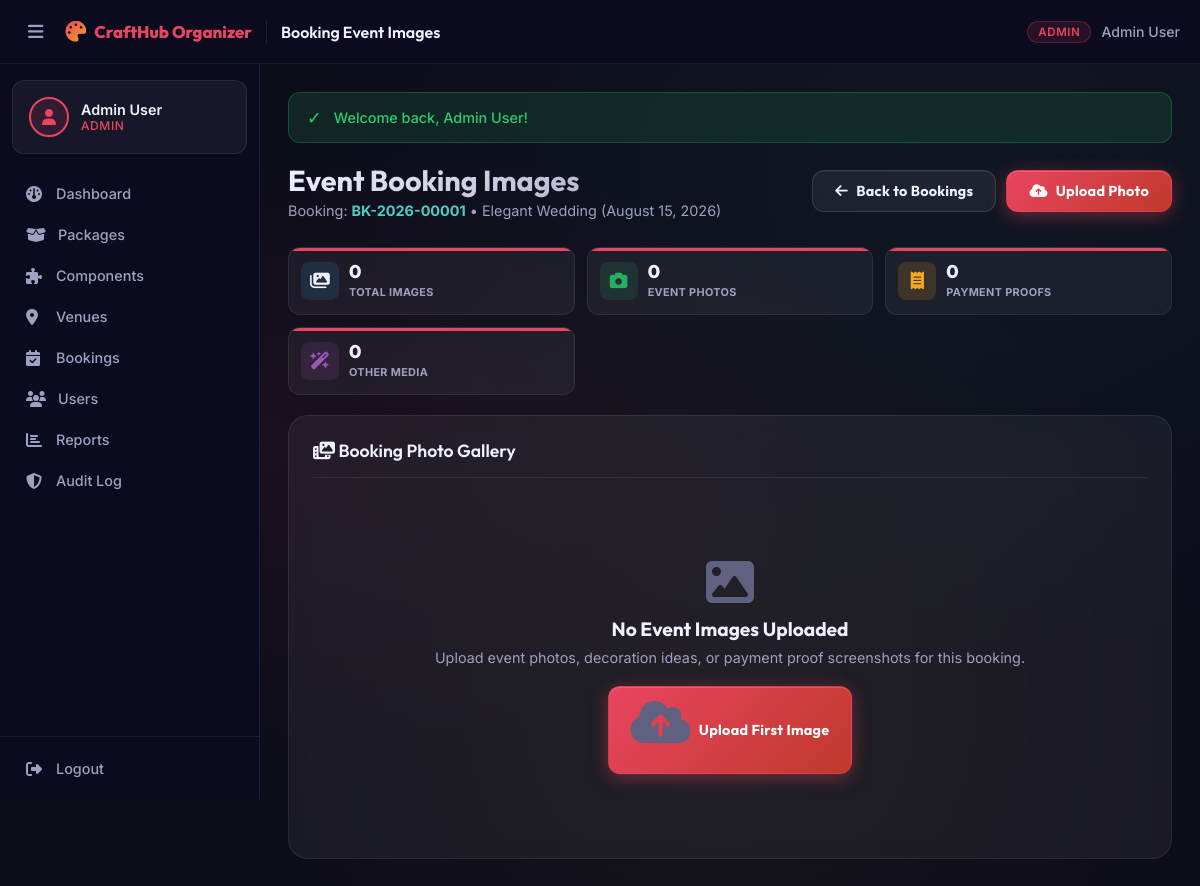
The app's page /booking_images.php?booking_id=1 (signed in) with its own data.
### tables this page shows
CREATE TABLE IF NOT EXISTS bookings (
    booking_id INT AUTO_INCREMENT PRIMARY KEY,
    booking_reference VARCHAR(50) UNIQUE,
    customer_id INT NOT NULL,
    package_id INT NOT NULL,
    venue_id INT NULL,
    event_date DATE NOT NULL,
    event_time TIME DEFAULT '09:00:00',
    event_type ENUM('Wedding','Birthday','Debut','Christening') NOT NULL DEFAULT 'Wedding',
    guest_count INT DEFAULT 1,
    total_amount DECIMAL(10,2) NOT NULL DEFAULT 0.00,
    amount_paid DECIMAL(10,2) NOT NULL DEFAULT 0.00,
    status ENUM('Pending','Confirmed','Paid','Completed','Cancelled') DEFAULT 'Pending',
    notes TEXT,
    created_at TIMESTAMP DEFAULT CURRENT_TIMESTAMP,
    FOREIGN KEY (customer_id) REFERENCES users(user_id) ON DELETE CASCADE,
    FOREIGN KEY (package_id) REFERENCES packages(package_id) ON DELETE CASCADE,
    FOREIGN KEY (venue_id) REFERENCES venues(venue_id) ON DELETE SET NULL
);

CREATE TABLE IF NOT EXISTS packages (
    package_id INT AUTO_INCREMENT PRIMARY KEY,
    package_name VARCHAR(100) NOT NULL,
    event_type ENUM('Wedding','Birthday','Debut','Christening') NOT NULL,
    base_price DECIMAL(10,2) NOT NULL,
    max_slots INT NOT NULL DEFAULT 5,                       
    description TEXT,
    status ENUM('active','inactive') DEFAULT 'active'
);

### includes/auth.php (called while the page is built, shortened)
<?php
function getCurrentUser(): ?array {
    $db   = getDB();
    $stmt = $db->prepare("SELECT *, user_id AS id, contact_no AS phone FROM users WHERE user_id = ? AND status = 'active'");
    $stmt->execute([$_SESSION['user_id']]);
    return $stmt->fetch() ?: null;
}

### includes/images.php (called while the page is built, shortened)
<?php
function getBookingImages(int $bookingId, bool $publicOnly = false): array {
    try {
        $db   = getDB();
        $sql  = "
            SELECT bi.*, u.name AS uploader_name, u.role AS uploader_role
            FROM booking_images bi
            LEFT JOIN users u ON bi.uploaded_by = u.user_id
            WHERE bi.booking_id = ?
        ";
        $sql .= " ORDER BY bi.uploaded_at DESC";
        $stmt = $db->prepare($sql);
        $stmt->execute([$bookingId]);
        return $stmt->fetchAll();
    } catch (PDOException $e) {
        return [];
    }
}

### booking_images.php (the view, shortened to what this page needs)
<?php
require_once __DIR__ . '/includes/header.php';
require_once __DIR__ . '/includes/images.php';
$user = getCurrentUser();
$db = getDB();
$bookingId = (int)($_GET['booking_id'] ?? 0);
$stmt = $db->prepare("
    SELECT b.*, b.booking_id AS id, p.package_name, v.venue_name, u.name AS customer_name, u.email AS customer_email
    FROM bookings b
    JOIN packages p ON b.package_id = p.package_id
    LEFT JOIN venues v ON b.venue_id = v.venue_id
    JOIN users u ON b.customer_id = u.user_id
    WHERE b.booking_id = ?
");
$stmt->execute([$bookingId]);
$booking = $stmt->fetch();
$isPublicOnly = ($user['role'] === 'customer');
$images = getBookingImages($bookingId, $isPublicOnly);
?>
<?php require_once __DIR__ . '/includes/navbar.php'; ?>
<div class="page-header">
    <div>
        <h1>Event Booking Images</h1>
        <p>
            Booking: <strong style="color:var(--accent-teal);"><?= htmlspecialchars(getBookingRef($booking)) ?></strong>
            • <?= htmlspecialchars($booking['package_name']) ?> (<?= formatDate($booking['event_date']) ?>)
        </p>
    </div>
    <div style="display:flex;gap:10px;">
        <?php if ($user['role'] === 'admin'): ?>
            <a href="<?= APP_URL ?>/admin/bookings.php" class="btn btn-secondary"><i class="fa-solid fa-arrow-left"></i> Back to Bookings</a>
        <?php elseif ($user['role'] === 'staff' || $user['role'] === 'cashier'): ?>
            <a href="<?= APP_URL ?>/staff/payments.php" class="btn btn-secondary"><i class="fa-solid fa-arrow-left"></i> Back to Payments</a>
        <?php else: ?>
            <a href="<?= APP_URL ?>/customer/bookings.php" class="btn btn-secondary"><i class="fa-solid fa-arrow-left"></i> Back to My Bookings</a>
        <?php endif; ?>
        <button class="btn btn-primary" data-modal="uploadImageModal">
            <i class="fa-solid fa-cloud-arrow-up"></i> Upload Photo
        </button>
    </div>
</div>
<div class="stats-grid" style="margin-bottom:20px;">
    <div class="stat-card">
        <div class="stat-icon" style="background:rgba(52,152,219,0.15);color:var(--accent-blue);"><i class="fa-solid fa-images"></i></div>
        <div class="stat-info">
            <div class="stat-value"><?= count($images) ?></div>
            <div class="stat-label">Total Images</div>
        </div>
    </div>
    <div class="stat-card">
        <div class="stat-icon" style="background:rgba(39,174,96,0.15);color:#27ae60;"><i class="fa-solid fa-camera"></i></div>
        <div class="stat-info">
            <div class="stat-value">
                <?= count(array_filter($images, fn($img) => $img['image_type'] === 'event_photo')) ?>
            </div>
            <div class="stat-label">Event Photos</div>
        </div>
    </div>
    <div class="stat-card">
        <div class="stat-icon" style="background:rgba(245,166,35,0.15);color:var(--accent-gold);"><i class="fa-solid fa-receipt"></i></div>
        <div class="stat-info">
            <div class="stat-value">
                <?= count(array_filter($images, fn($img) => $img['image_type'] === 'payment_proof')) ?>
            </div>
            <div class="stat-label">Payment Proofs</div>
        </div>
    </div>
    <div class="stat-card">
        <div class="stat-icon" style="background:rgba(155,89,182,0.15);color:var(--accent-purple);"><i class="fa-solid fa-wand-magic-sparkles"></i></div>
        <div class="stat-info">
            <div class="stat-value">
                <?= count(array_filter($images, fn($img) => in_array($img['image_type'], ['venue_photo','decoration_photo','contract','other']))) ?>
            </div>
            <div class="stat-label">Other Media</div>
        </div>
    </div>
</div>
<div class="card">
    <div class="card-header">
        <h2 class="card-title"><i class="fa-solid fa-photo-film"></i> Booking Photo Gallery</h2>
    </div>
    <?php if (empty($images)): ?>
        <div class="empty-state">
            <i class="fa-solid fa-image" style="font-size:3rem;color:var(--text-muted);margin-bottom:12px;"></i>
            <h3>No Event Images Uploaded</h3>
            <p>Upload event photos, decoration ideas, or payment proof screenshots for this booking.</p>
            <button class="btn btn-primary" data-modal="uploadImageModal">
                <i class="fa-solid fa-cloud-arrow-up"></i> Upload First Image
            </button>
        </div>
    <?php endif; ?>
</div>
<?php require_once __DIR__ . '/includes/footer.php'; ?>

### records on screen
bookings: booking_reference "BK-2026-00001", package.package_name "Elegant Wedding", event_date "August 15, 2026"

### other values on screen
$_SESSION['user_name'] "Admin User"
$roleLabel "ADMIN"
$link['label'] "Dashboard"
$link['label'] "Packages"
$link['label'] "Components"
$link['label'] "Venues"
$link['label'] "Bookings"
$link['label'] "Users"
$link['label'] "Reports"
$link['label'] "Audit Log"
APP_NAME "CraftHub Organizer"
explode(' | ', $pageTitle)[0] "Booking Event Images"
$icon "✓"
$message "Welcome back, Admin User!"
count($images) "0"
